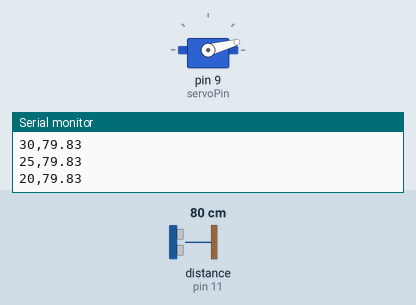
This sketch was run on a simulated Arduino Uno, built with avr-gcc and run on an emulated ATmega328P. Shown: servo, the last lines printed to the serial monitor. Wiring (inferred from the names in the program): ultrasonic range finder: trigger pin 10; echo pin 11. Inputs (shaded band) come from the test bench; at power-on: distance to the obstacle (sensor on pin 11) 80 cm. The echo pulse lasts 58.3 µs per cm.

Above: at 3.91 s.
4.3 s: distance to the obstacle (sensor on pin 11) set to 2 cm
At 6.03 s:
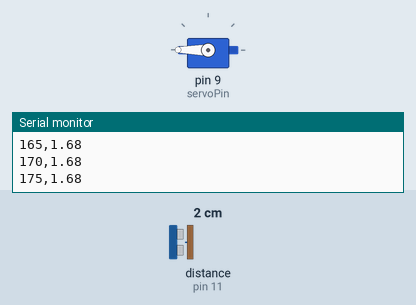
7.3 s: distance to the obstacle (sensor on pin 11) set to 120 cm
At 7.45 s:
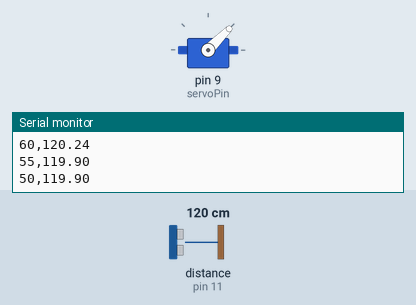
Timing chart, 0 to 16.3 s (numbered marks = the images above; inputs shaded):
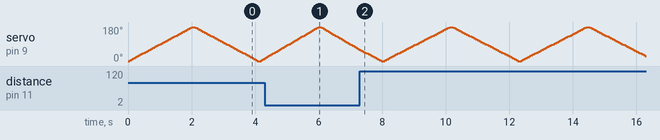

The sketch:

radar_sistemi.ino
```cpp
/*
 * Basit Radar Sistemi
 * Servo ile ultrasonik sensör tarama
 *
 * Devre Bağlantısı:
 * Servo Kahverengi -> GND
 * Servo Kırmızı -> 5V
 * Servo Turuncu -> Pin 9
 * HC-SR04 VCC -> 5V
 * HC-SR04 TRIG -> Pin 10
 * HC-SR04 ECHO -> Pin 11
 * HC-SR04 GND -> GND
 */

#include <Servo.h>

Servo motor;
const int servoPin = 9;
const int trigPin = 10;
const int echoPin = 11;

void setup() {
  motor.attach(servoPin);
  pinMode(trigPin, OUTPUT);
  pinMode(echoPin, INPUT);
  Serial.begin(9600);
  Serial.println("Radar Sistemi Baslatildi");
  Serial.println("Format: Aci,Mesafe");
}

float mesafeOlc() {
  digitalWrite(trigPin, LOW);
  delayMicroseconds(2);
  digitalWrite(trigPin, HIGH);
  delayMicroseconds(10);
  digitalWrite(trigPin, LOW);

  long sure = pulseIn(echoPin, HIGH, 30000);
  return sure / 58.2;
}

void loop() {
  // 0 -> 180 tarama
  for (int aci = 0; aci <= 180; aci += 5) {
    motor.write(aci);
    delay(50);  // Servo stabilizasyon

    float mesafe = mesafeOlc();

    // CSV formatında çıktı
    Serial.print(aci);
    Serial.print(",");
    Serial.println(mesafe);
  }

  // 180 -> 0 tarama
  for (int aci = 180; aci >= 0; aci -= 5) {
    motor.write(aci);
    delay(50);

    float mesafe = mesafeOlc();

    Serial.print(aci);
    Serial.print(",");
    Serial.println(mesafe);
  }
}
```
